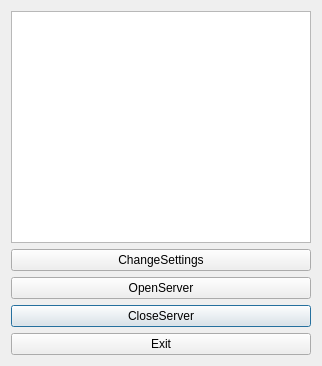
<?xml version="1.0" encoding="UTF-8"?>
<ui version="4.0">
 <class>server</class>
 <widget class="QDialog" name="server">
  <property name="geometry">
   <rect>
    <x>0</x>
    <y>0</y>
    <width>322</width>
    <height>366</height>
   </rect>
  </property>
  <property name="windowTitle">
   <string>server</string>
  </property>
  <layout class="QGridLayout" name="gridLayout">
   <item row="6" column="0">
    <widget class="QPushButton" name="CloseServer">
     <property name="text">
      <string>CloseServer</string>
     </property>
    </widget>
   </item>
   <item row="0" column="0">
    <widget class="QListWidget" name="MsgForServer"/>
   </item>
   <item row="5" column="0">
    <widget class="QPushButton" name="OpenServer">
     <property name="text">
      <string>OpenServer</string>
     </property>
    </widget>
   </item>
   <item row="4" column="0">
    <widget class="QPushButton" name="ChangeSettings">
     <property name="text">
      <string>ChangeSettings</string>
     </property>
    </widget>
   </item>
   <item row="7" column="0">
    <widget class="QPushButton" name="Exit">
     <property name="text">
      <string>Exit</string>
     </property>
    </widget>
   </item>
  </layout>
 </widget>
 <resources/>
 <connections/>
</ui>
